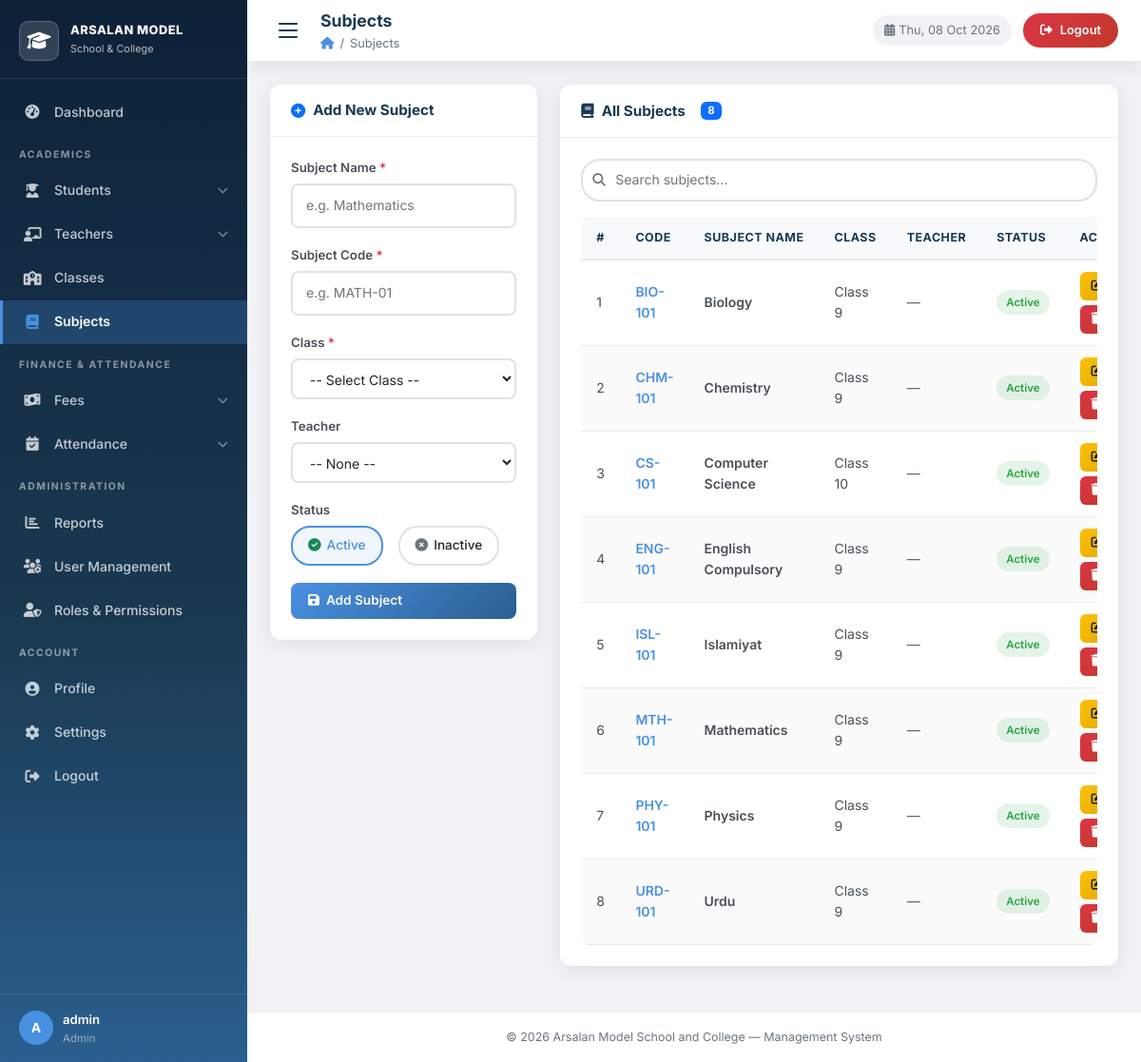
The app's page /subjects/subjects.php (signed in) with its own data.
### tables this page shows
CREATE TABLE `subjects` (
    `id`           INT          NOT NULL AUTO_INCREMENT,
    `subject_name` VARCHAR(100) NOT NULL,
    `subject_code` VARCHAR(20)  NOT NULL,
    `class_id`     INT          NOT NULL,
    `teacher_id`   INT          NULL DEFAULT NULL,
    `status`       ENUM('active','inactive') NOT NULL DEFAULT 'active',
    `created_at`   TIMESTAMP    NOT NULL DEFAULT CURRENT_TIMESTAMP,
    PRIMARY KEY (`id`),
    UNIQUE KEY `uq_subject_code` (`subject_code`),
    CONSTRAINT `fk_subject_class` FOREIGN KEY (`class_id`) REFERENCES `classes`(`id`) ON DELETE CASCADE
);

CREATE TABLE `classes` (
    `id`               INT         NOT NULL AUTO_INCREMENT,
    `class_name`       VARCHAR(50) NOT NULL,
    `section`          VARCHAR(10) NOT NULL DEFAULT 'A',
    `class_teacher_id` INT         NULL DEFAULT NULL,
    `room_number`      VARCHAR(20) NOT NULL DEFAULT '',
    `status`           ENUM('active','inactive') NOT NULL DEFAULT 'active',
    `created_at`       TIMESTAMP   NOT NULL DEFAULT CURRENT_TIMESTAMP,
    PRIMARY KEY (`id`)
);

### database.php (called while the page is built, shortened)
<?php
function get_db(): mysqli {
    static $conn = null;
    if ($conn === null) {
        try {
            $conn = new mysqli(DB_HOST, DB_USER, DB_PASS, DB_NAME);
            $conn->set_charset(DB_CHARSET);
        } catch (mysqli_sql_exception $e) {
            error_log('Database connection failed: ' . $e->getMessage());
            die('<div style="font-family:sans-serif;color:#c0392b;padding:30px;text-align:center;">
                <h2>&#9888; Database Connection Error</h2>
                <p>Could not connect to MySQL. Please ensure XAMPP is running and run <strong>setup.sql</strong> first.</p>
                <p><small>' . htmlspecialchars($e->getMessage(), ENT_QUOTES) . '</small></p>
                </div>');
        }
    }
    return $conn;
}
function normalize_db_args(string|array $arg2 = '', string|array $arg3 = []): array {
    if (is_array($arg2)) {
        $params = $arg2;
        $types  = is_string($arg3) ? $arg3 : '';
    } else {
        $types  = (string)$arg2;
        $params = is_array($arg3) ? $arg3 : [];
    }
    return [$types, $params];
}
function db_query(string $sql, $types = '', $params = []): mysqli_stmt {
    [$actual_types, $actual_params] = normalize_db_args($types, $params);
    $conn = get_db();
    $stmt = $conn->prepare($sql);
    $stmt->execute();
    return $stmt;
}
function db_fetch_all(string $sql, $types = '', $params = []): array {
    $stmt = db_query($sql, $types, $params);
    $rows = $stmt->get_result()->fetch_all(MYSQLI_ASSOC);
    return $rows;
}
function h(mixed $val): string {
    return htmlspecialchars((string)($val ?? ''), ENT_QUOTES, 'UTF-8');
}

### subjects/subjects.php (the view, shortened to what this page needs)
<?php
require_once '../database.php';
$edit   = null;
$subjects = db_fetch_all(
    "SELECT sub.*, c.class_name, t.first_name, t.last_name
     FROM subjects sub
     LEFT JOIN classes  c ON sub.class_id  = c.id
     LEFT JOIN teachers t ON sub.teacher_id = t.id
     ORDER BY sub.subject_name"
);
include '../layout.php';
?>
<div class="row g-4">
    <div class="col-lg-4">
        <div class="card-ams">
            <div class="card-header-ams">
                <h5><i class="fas fa-<?= $edit?'edit':'plus-circle' ?> text-<?= $edit?'warning':'primary' ?>"></i>
                    <?= $edit ? 'Edit Subject' : 'Add New Subject' ?>
                </h5>
            </div>
            <div class="card-body-ams">
                <form method="POST" action="subjects.php" data-validate>
                    <div class="form-group">
                        <label class="form-label-ams">Subject Name <span class="req">*</span></label>
                        <input type="text" name="subject_name" class="form-control-ams" required
                               value="<?= h($edit['subject_name'] ?? '') ?>" placeholder="e.g. Mathematics">
                    </div>
                    <div class="form-group">
                        <label class="form-label-ams">Subject Code <span class="req">*</span></label>
                        <input type="text" name="subject_code" class="form-control-ams" required
                               value="<?= h($edit['subject_code'] ?? '') ?>" placeholder="e.g. MATH-01">
                    </div>
                    <div class="form-group">
                        <label class="form-label-ams">Class <span class="req">*</span></label>
                        <select name="class_id" class="form-control-ams" required>
                            <option value="">-- Select Class --</option>
                        </select>
                    </div>
                    <div class="form-group">
                        <label class="form-label-ams">Teacher</label>
                        <select name="teacher_id" class="form-control-ams">
                            <option value="">-- None --</option>
                        </select>
                    </div>
                    <div class="form-group">
                        <label class="form-label-ams">Status</label>
                        <div class="radio-group">
                            <label class="radio-pill">
                                <i class="fas fa-check-circle text-success"></i> Active
                            </label>
                            <label class="radio-pill">
                                <i class="fas fa-times-circle text-secondary"></i> Inactive
                            </label>
                        </div>
                    </div>
                    <button type="submit" class="btn-ams btn-primary-ams w-100">
                        <i class="fas fa-save"></i> <?= $edit ? 'Update Subject' : 'Add Subject' ?>
                    </button>
                </form>
            </div>
        </div>
    </div>
    <div class="col-lg-8">
        <div class="card-ams">
            <div class="card-header-ams">
                <h5><i class="fas fa-book text-purple"></i> All Subjects
                    <span class="badge bg-primary ms-2"><?= count($subjects) ?></span>
                </h5>
            </div>
            <div class="card-body-ams">
                <div class="search-bar mb-3">
                    <div class="search-input-wrap">
                        <i class="fas fa-search"></i>
                        <input type="text" placeholder="Search subjects..."
                               data-search-table="subjectsTable">
                    </div>
                </div>
                <div class="table-responsive-ams">
                    <table class="table-ams" id="subjectsTable">
                        <thead>
                            <tr>
                                <th>#</th>
                                <th>Code</th>
                                <th>Subject Name</th>
                                <th>Class</th>
                                <th>Teacher</th>
                                <th>Status</th>
                                <th>Actions</th>
                            </tr>
                        </thead>
                        <tbody>
                        <?php if (empty($subjects)): ?>
                            <tr><td colspan="7"><div class="no-data"><i class="fas fa-book"></i>No subjects yet</div></td></tr>
                        <?php else: ?>
                            <?php $i=1; foreach ($subjects as $s): ?>
                            <tr>
                                <td><?= $i++ ?></td>
                                <td><span class="fw-600 text-accent"><?= h($s['subject_code']) ?></span></td>
                                <td class="fw-600"><?= h($s['subject_name']) ?></td>
                                <td><?= h($s['class_name'] ?? '—') ?></td>
                                <td><?= $s['first_name'] ? h($s['first_name'].' '.$s['last_name']) : '<span class="text-muted">—</span>' ?></td>
                                <td>
                                    <span class="badge-ams badge-<?= $s['status'] ?>">
                                        <?= ucfirst(h($s['status'])) ?>
                                    </span>
                                </td>
                                <td>
                                    <div class="action-btns">
                                        <a href="subjects.php?action=edit&id=<?= $s['id'] ?>"
                                           class="btn-ams btn-warning-ams btn-sm-ams" title="Edit">
                                            <i class="fas fa-edit"></i>
                                        </a>
                                        <a href="subjects.php?action=delete&id=<?= $s['id'] ?>"
                                           class="btn-ams btn-danger-ams btn-sm-ams"
                                           data-confirm="Delete subject '<?= h($s['subject_name']) ?>'?"
                                           title="Delete">
                                            <i class="fas fa-trash"></i>
                                        </a>
                                    </div>
                                </td>
                            </tr>
                            <?php endforeach; ?>
                        <?php endif; ?>
                        </tbody>
                    </table>
                </div>
            </div>
        </div>
    </div>
</div>
<?php include '../layout_end.php'; ?>

### records on screen
subjects: subject_code "BIO-101", subject_name "Biology", class.class_name "Class 9", status "Active"
subjects: subject_code "CHM-101", subject_name "Chemistry", class.class_name "Class 9", status "Active"
subjects: subject_code "CS-101", subject_name "Computer Science", class.class_name "Class 10", status "Active"
subjects: subject_code "ENG-101", subject_name "English Compulsory", class.class_name "Class 9", status "Active"
subjects: subject_code "ISL-101", subject_name "Islamiyat", class.class_name "Class 9", status "Active"
subjects: subject_code "MTH-101", subject_name "Mathematics", class.class_name "Class 9", status "Active"
subjects: subject_code "PHY-101", subject_name "Physics", class.class_name "Class 9", status "Active"
subjects: subject_code "URD-101", subject_name "Urdu", class.class_name "Class 9", status "Active"

### other values on screen
substr($user['username'] ?? 'A', 0, 1) "A"
$user['username'] "admin"
$user['role'] "Admin"
$page_title "Subjects"
$bc "Subjects"
count($subjects) "8"
APP_NAME "Arsalan Model School and College"
